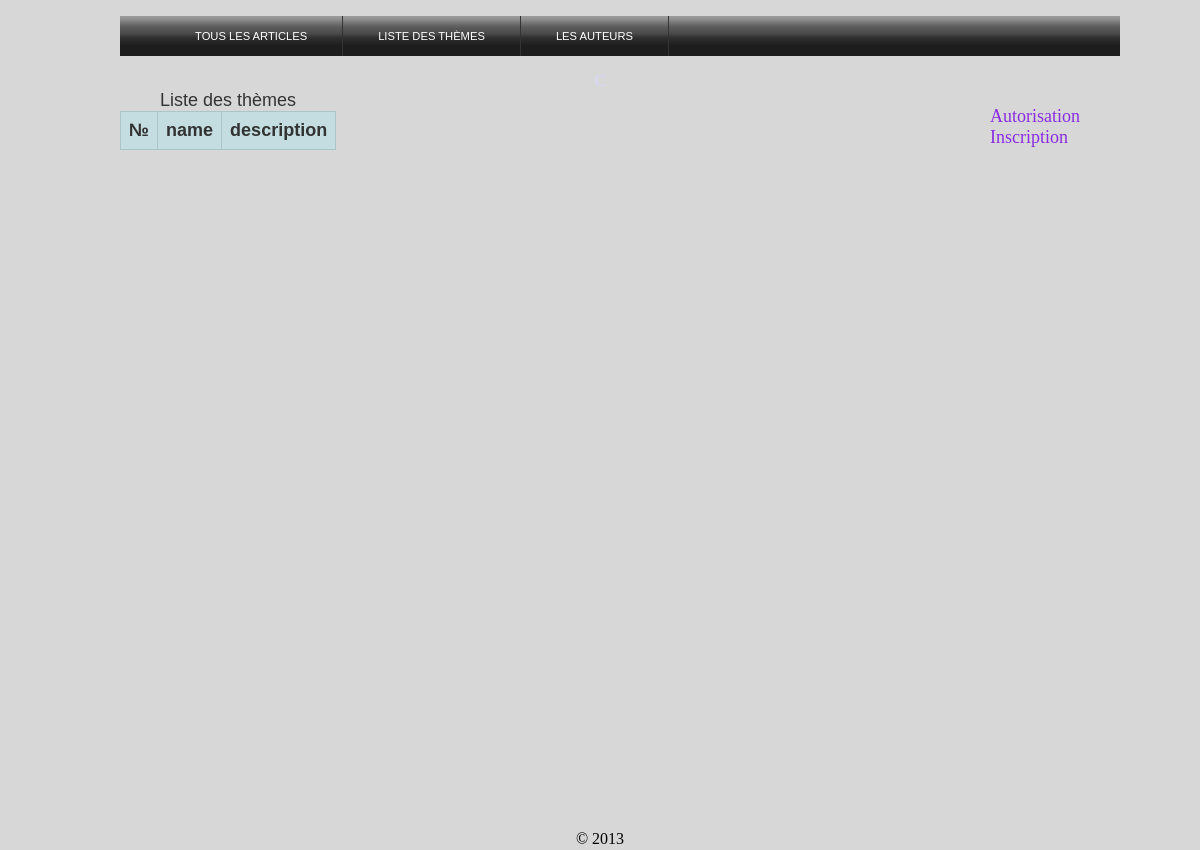
Page /index.php?page=theme&action=themes_list on the earlier database version.
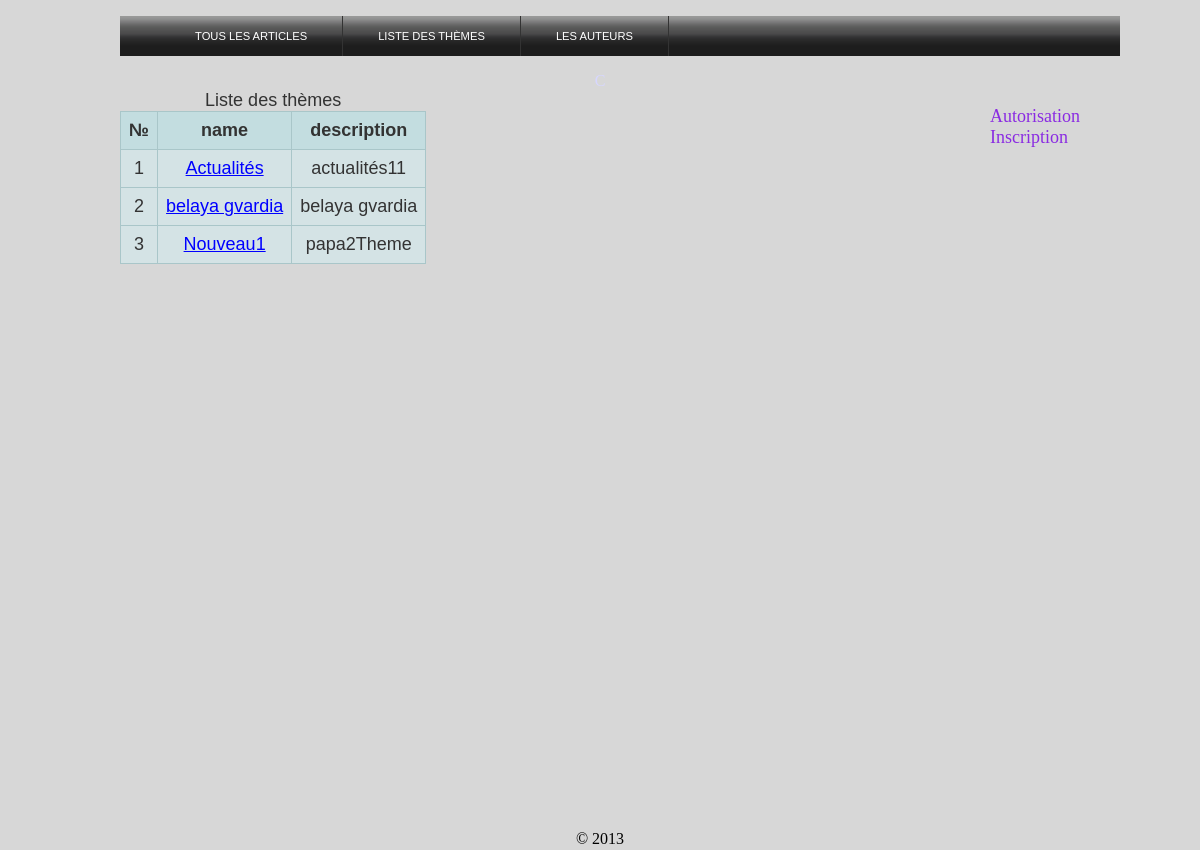
Same page on the later database version.
### tables this page shows
CREATE TABLE IF NOT EXISTS `themes` (
  `id` int(11) NOT NULL AUTO_INCREMENT,
  `name` varchar(255) NOT NULL,
  `description` text NOT NULL,
  PRIMARY KEY (`id`)
);

### index.php (called while the page is built, shortened)
<?php
    require 'views/menu.php';
    require 'views/body.php';
    require 'views/footer.php';
?>

### config/db.php (called while the page is built, shortened)
<?php
	class Db{
		private $connection ;
		function __construct() {
			$this->open_connection() ;
		}
		private function open_connection() {
                        $this->connection = new PDO("mysql:host=localhost;dbname=elledirael", 'root', '');
                        $this->connection->query("set character set utf8");
		}
		public function sql($query) {
                        $result = $this->connection->query($query);
			return $result ;
		}
	}
?>

### models/mthemes.php (called while the page is built, shortened)
<?php
class ThemesModel extends Db {
    function fetchAssoc($sql) {
        $result = $this->sql($sql);
        $return_result = array();
        foreach($result as $res){
            $return_result[] = $res;
        }
        return $return_result;
    }
    function getThemesList() {
        $sql = "SELECT id, name, description FROM `themes`;";
        return $this->fetchAssoc($sql);
    }
}
?>

### views/themes/themes_list.php (the view, shortened to what this page needs)
<table>
    <caption>Liste des thèmes</caption>
    <tr>
        <th>№</th>
        <th>name</th>
        <th>description</th>
    </tr>
<?php
    foreach($themes as $key => $theme ) {
?>
    <tr>
        <td><?php $number = $key+1;
        echo $number?></td>
        <td><a href="?page=theme&action=filter&id=<?php echo $theme['id']; ?>">
            <?php echo $theme['name']; ?></a></td>
        <td><?php echo $theme['description']; ?></td>
    </tr>
<?php }?>
</table>

Differences in the rows shown:
added themes: number "1", name "Actualités", description "actualités11"
added themes: number "2", name "belaya gvardia", description "belaya gvardia"
added themes: number "3", name "Nouveau1", description "рара2Theme"
